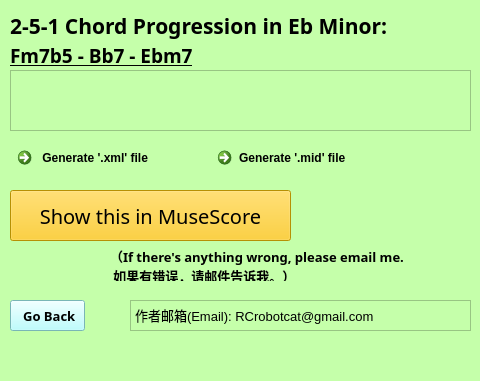
<?xml version="1.0" encoding="UTF-8"?>
<ui version="4.0">
 <class>EbMin</class>
 <widget class="QMainWindow" name="EbMin">
  <property name="geometry">
   <rect>
    <x>0</x>
    <y>0</y>
    <width>480</width>
    <height>381</height>
   </rect>
  </property>
  <property name="windowTitle">
   <string>MainWindow</string>
  </property>
  <property name="styleSheet">
   <string notr="true">background-color: rgb(197, 255, 170)</string>
  </property>
  <widget class="QWidget" name="centralwidget">
   <widget class="QLabel" name="major_keys_2">
    <property name="geometry">
     <rect>
      <x>10</x>
      <y>40</y>
      <width>381</width>
      <height>31</height>
     </rect>
    </property>
    <property name="font">
     <font>
      <family>Ink Free</family>
      <pointsize>14</pointsize>
      <italic>false</italic>
      <bold>true</bold>
      <underline>true</underline>
     </font>
    </property>
    <property name="text">
     <string>Fm7b5 - Bb7 - Ebm7</string>
    </property>
   </widget>
   <widget class="QPushButton" name="showInMuseScore">
    <property name="geometry">
     <rect>
      <x>10</x>
      <y>190</y>
      <width>281</width>
      <height>51</height>
     </rect>
    </property>
    <property name="font">
     <font>
      <family>Eras Bold ITC</family>
      <pointsize>15</pointsize>
     </font>
    </property>
    <property name="styleSheet">
     <string notr="true">QPushButton
{
    /*背景颜色*/  
    background-color: rgb(255, 201, 6);   
    color:black;
      
}
QPushButton:pressed
{
    
    /*按下时字向右移动4像素*/  
    padding-left:4px;
    /*按下时字向下移动4像素*/  
    padding-top:4px;
}</string>
    </property>
    <property name="text">
     <string>Show this in MuseScore</string>
    </property>
   </widget>
   <widget class="QPushButton" name="BackButton">
    <property name="geometry">
     <rect>
      <x>10</x>
      <y>300</y>
      <width>75</width>
      <height>31</height>
     </rect>
    </property>
    <property name="font">
     <font>
      <family>Microsoft JhengHei</family>
      <pointsize>10</pointsize>
      <bold>true</bold>
     </font>
    </property>
    <property name="styleSheet">
     <string notr="true">QPushButton
{
    /*背景颜色*/  
    background-color: rgb(170, 255, 255);   
    color:black;
      
}
QPushButton:pressed
{
    
    /*按下时字向右移动4像素*/  
    padding-left:4px;
    /*按下时字向下移动4像素*/  
    padding-top:4px;
}</string>
    </property>
    <property name="text">
     <string> Go Back</string>
    </property>
   </widget>
   <widget class="QLabel" name="major_keys">
    <property name="geometry">
     <rect>
      <x>10</x>
      <y>10</y>
      <width>381</width>
      <height>31</height>
     </rect>
    </property>
    <property name="font">
     <font>
      <family>Baskerville Old Face</family>
      <pointsize>16</pointsize>
      <italic>false</italic>
      <bold>true</bold>
      <underline>false</underline>
     </font>
    </property>
    <property name="text">
     <string>2-5-1 Chord Progression in Eb Minor: </string>
    </property>
   </widget>
   <widget class="QLabel" name="label">
    <property name="geometry">
     <rect>
      <x>110</x>
      <y>250</y>
      <width>361</width>
      <height>31</height>
     </rect>
    </property>
    <property name="font">
     <font>
      <family>新宋体</family>
      <pointsize>10</pointsize>
      <bold>true</bold>
     </font>
    </property>
    <property name="text">
     <string>（If there's anything wrong, please email me.
 如果有错误，请邮件告诉我。）</string>
    </property>
   </widget>
   <widget class="QCommandLinkButton" name="generate_mid">
    <property name="geometry">
     <rect>
      <x>210</x>
      <y>140</y>
      <width>181</width>
      <height>41</height>
     </rect>
    </property>
    <property name="styleSheet">
     <string notr="true">QCommandLinkButton
{
    /*背景颜色*/  
    background-color: rgb(211, 207, 255);   
    color:black;
      
}
QCommandLinkButton:pressed
{
    
    /*按下时字向右移动4像素*/  
    padding-left:4px;
    /*按下时字向下移动4像素*/  
    padding-top:4px;
}</string>
    </property>
    <property name="text">
     <string>Generate '.mid' file</string>
    </property>
   </widget>
   <widget class="QListView" name="listView">
    <property name="geometry">
     <rect>
      <x>10</x>
      <y>70</y>
      <width>461</width>
      <height>61</height>
     </rect>
    </property>
    <property name="styleSheet">
     <string notr="true">border-image: url(:/Ebminor.png);</string>
    </property>
   </widget>
   <widget class="QTextBrowser" name="textBrowser">
    <property name="geometry">
     <rect>
      <x>130</x>
      <y>300</y>
      <width>341</width>
      <height>31</height>
     </rect>
    </property>
    <property name="html">
     <string>&lt;!DOCTYPE HTML PUBLIC &quot;-//W3C//DTD HTML 4.0//EN&quot; &quot;http://www.w3.org/TR/REC-html40/strict.dtd&quot;&gt;
&lt;html&gt;&lt;head&gt;&lt;meta name=&quot;qrichtext&quot; content=&quot;1&quot; /&gt;&lt;meta charset=&quot;utf-8&quot; /&gt;&lt;style type=&quot;text/css&quot;&gt;
p, li { white-space: pre-wrap; }
hr { height: 1px; border-width: 0; }
li.unchecked::marker { content: &quot;\2610&quot;; }
li.checked::marker { content: &quot;\2612&quot;; }
&lt;/style&gt;&lt;/head&gt;&lt;body style=&quot; font-family:'Microsoft YaHei UI'; font-size:9pt; font-weight:400; font-style:normal;&quot;&gt;
&lt;p style=&quot; margin-top:0px; margin-bottom:0px; margin-left:0px; margin-right:0px; -qt-block-indent:0; text-indent:0px;&quot;&gt;&lt;span style=&quot; font-size:10pt;&quot;&gt;作者邮箱(Email): RCrobotcat@gmail.com&lt;/span&gt;&lt;/p&gt;&lt;/body&gt;&lt;/html&gt;</string>
    </property>
   </widget>
   <widget class="QCommandLinkButton" name="generate_xml">
    <property name="geometry">
     <rect>
      <x>10</x>
      <y>140</y>
      <width>181</width>
      <height>41</height>
     </rect>
    </property>
    <property name="styleSheet">
     <string notr="true">QCommandLinkButton
{
    /*背景颜色*/  
    background-color: rgb(211, 207, 255);   
    color:black;
      
}
QCommandLinkButton:pressed
{
    
    /*按下时字向右移动4像素*/  
    padding-left:4px;
    /*按下时字向下移动4像素*/  
    padding-top:4px;
}</string>
    </property>
    <property name="text">
     <string> Generate '.xml' file</string>
    </property>
   </widget>
  </widget>
  <widget class="QMenuBar" name="menubar">
   <property name="geometry">
    <rect>
     <x>0</x>
     <y>0</y>
     <width>480</width>
     <height>22</height>
    </rect>
   </property>
  </widget>
  <widget class="QStatusBar" name="statusbar"/>
 </widget>
 <resources>
  <include location="251pic/Ebmin.qrc"/>
 </resources>
 <connections/>
</ui>
